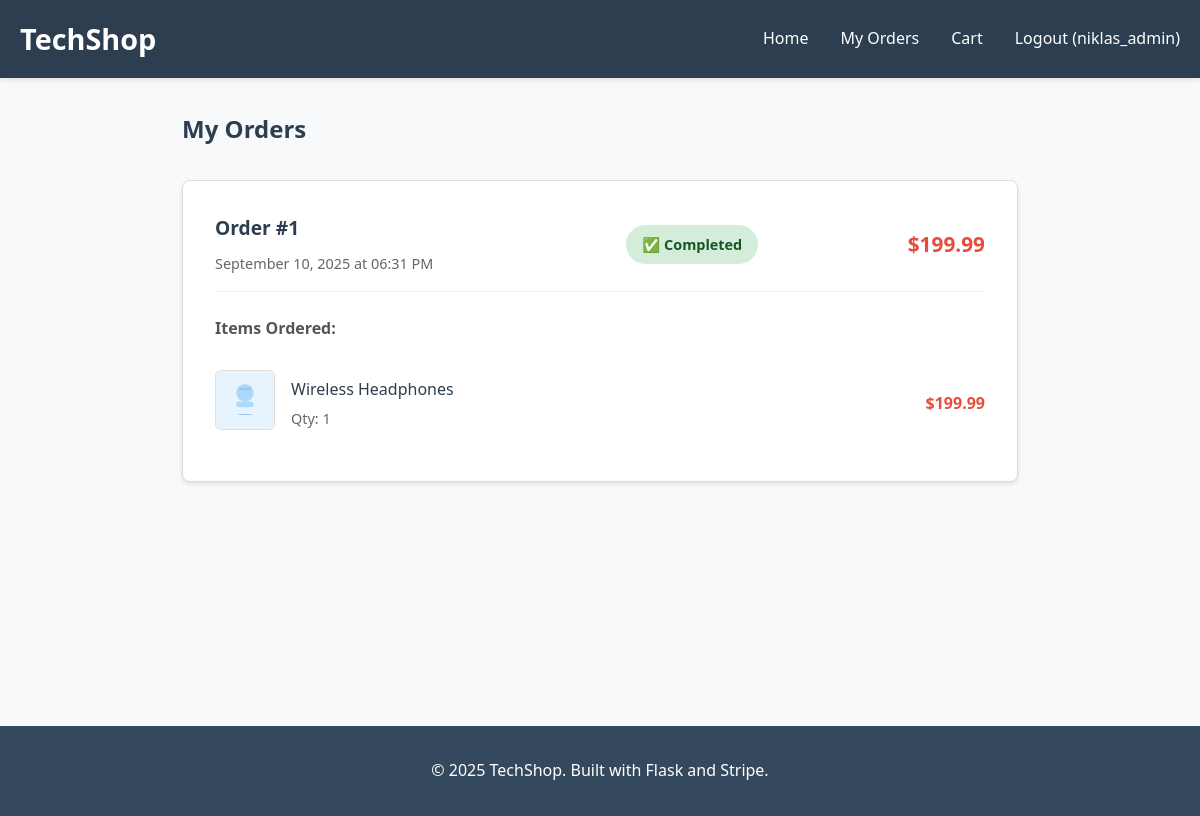
/orders (signed in), run on the app's committed database.
### tables this page shows
CREATE TABLE orders (
                id INTEGER PRIMARY KEY AUTOINCREMENT,
                user_id INTEGER,
                total_amount DECIMAL(10, 2),
                status TEXT DEFAULT 'pending',
                stripe_payment_id TEXT,
                created_at TIMESTAMP DEFAULT CURRENT_TIMESTAMP,
                FOREIGN KEY (user_id) REFERENCES users (id)
            );

CREATE TABLE order_items (
                id INTEGER PRIMARY KEY AUTOINCREMENT,
                order_id INTEGER,
                product_id INTEGER,
                quantity INTEGER,
                price DECIMAL(10, 2),
                FOREIGN KEY (order_id) REFERENCES orders (id),
                FOREIGN KEY (product_id) REFERENCES products (id)
            );

CREATE TABLE products (
                id INTEGER PRIMARY KEY AUTOINCREMENT,
                name TEXT NOT NULL,
                description TEXT,
                price DECIMAL(10, 2) NOT NULL,
                image_url TEXT,
                stock INTEGER DEFAULT 0,
                category TEXT,
                created_at TIMESTAMP DEFAULT CURRENT_TIMESTAMP
            );

### app.py (the view)
@app.route('/orders')
def orders():
    if 'user_id' not in session:
        flash('Please login to view orders.', 'error')
        return redirect(url_for('login'))
    conn = db.get_connection()
    cursor = conn.cursor()
    cursor.execute('SELECT id, total_amount, status, created_at FROM orders WHERE user_id = ? ORDER BY created_at DESC', (session['user_id'],))
    orders_data = cursor.fetchall()
    orders_list = []
    for order_row in orders_data:
        order_id, total_amount, status, created_at = order_row
        cursor.execute('''
            SELECT oi.quantity, oi.price, p.name, p.image_url
            FROM order_items oi
            JOIN products p ON oi.product_id = p.id
            WHERE oi.order_id = ?
        ''', (order_id,))
        items_data = cursor.fetchall()
        order_items_list = []
        for item_row in items_data:
            quantity, price, product_name, image_url = item_row
            item_dict = {
                'quantity': quantity,
                'price': price,
                'product': {'name': product_name, 'image_url': image_url}
            }
            order_items_list.append(item_dict)
        try:
            created_at_dt = datetime.strptime(created_at, '%Y-%m-%d %H:%M:%S')
        except:
            created_at_dt = datetime.now()
        order_dict = {
            'id': order_id,
            'total_amount': total_amount,
            'status': status,
            'created_at': created_at_dt,
            'order_items': order_items_list
        }
        orders_list.append(order_dict)
    conn.close()
    return render_template('orders.html', orders=orders_list)

### app.py (called while the page is built, shortened)
def get_cart_total():
    if 'cart' not in session:
        return 0, 0

@app.context_processor
def inject_cart_info():
    total, count = get_cart_total()
    return dict(cart_total=total, cart_count=count)

    def get_connection(self):
        return sqlite3.connect('ecommerce.db')

### templates/orders.html (shortened to what this page needs)
{% extends "base.html" %}
{% block content %}
<div class="orders-container">
    <h2>My Orders</h2>
    {% if orders %}
        <div class="orders-list">
            {% for order in orders %}
            <div class="order-card">
                <div class="order-header">
                    <div class="order-info">
                        <h3>Order #{{ order.id }}</h3>
                        <p class="order-date">{{ order.created_at.strftime('%B %d, %Y at %I:%M %p') }}</p>
                    </div>
                    <div class="order-status">
                        {% if order.status == 'completed' %}
                            <span class="status completed">✅ Completed</span>
                        {% elif order.status == 'processing' %}
                            <span class="status processing">🔄 Processing</span>
                        {% elif order.status == 'shipped' %}
                            <span class="status shipped">🚚 Shipped</span>
                        {% else %}
                            <span class="status pending">⏳ Pending</span>
                        {% endif %}
                    </div>
                    <div class="order-total">
                        <span class="total-amount">${{ "%.2f"|format(order.total_amount) }}</span>
                    </div>
                </div>
                <div class="order-items">
                    <h4>Items Ordered:</h4>
                    {% for item in order.order_items %}
                    <div class="order-item">
                        <div class="item-image">
                            <img src="{{ item.product.image_url }}" alt="{{ item.product.name }}" class="product-image">
                        </div>
                        <div class="item-details">
                            <span class="item-name">{{ item.product.name }}</span>
                            <span class="item-quantity">Qty: {{ item.quantity }}</span>
                        </div>
                        <div class="item-price">
                            ${{ "%.2f"|format(item.price * item.quantity) }}
                        </div>
                    </div>
                    {% endfor %}
                </div>
            </div>
            {% endfor %}
        </div>
    {% else %}
        <div class="no-orders">
            <h3>No Orders Yet</h3>
            <p>You haven't placed any orders yet. Start shopping to see your orders here!</p>
            <a href="{{ url_for('index') }}" class="btn btn-primary">Start Shopping</a>
        </div>
    {% endif %}
</div>
{% endblock %}

### templates/base.html (style rules this page uses)
* { margin: 0; padding: 0; box-sizing: border-box; }
body { font-family: 'Segoe UI', Tahoma, Geneva, Verdana, sans-serif; line-height: 1.6; color: #333; background-color: #f8f9fa; }

### templates/orders.html (style rules this page uses)
.orders-container { max-width: 900px; margin: 0 auto; padding: 2rem; }
.orders-container h2 { margin-bottom: 2rem; color: #2c3e50; }
.orders-list { margin-bottom: 2rem; }
.order-card { background: white; border: 1px solid #ddd; border-radius: 8px; padding: 2rem; margin-bottom: 1.5rem; box-shadow: 0 2px 4px rgba(0, 0, 0, 0.1); }
.order-header { display: grid; grid-template-columns: 2fr 1fr 1fr; gap: 1rem; align-items: center; margin-bottom: 1.5rem; padding-bottom: 1rem; border-bottom: 1px solid #eee; }
.order-info h3 { margin: 0 0 0.5rem 0; color: #2c3e50; font-size: 1.2rem; }
.order-date { margin: 0; color: #666; font-size: 0.9rem; }
.order-status { text-align: center; }
.status { padding: 0.5rem 1rem; border-radius: 20px; font-weight: bold; font-size: 0.9rem; display: inline-block; }
.status.completed { background: #d4edda; color: #155724; }
.order-total { text-align: right; }
.total-amount { font-size: 1.3rem; font-weight: bold; color: #e74c3c; }
.order-items h4 { margin: 0 0 1rem 0; color: #555; font-size: 1rem; }
.order-item { display: flex; justify-content: space-between; align-items: center; padding: 0.75rem 0; border-bottom: 1px solid #f0f0f0; gap: 1rem; }
.order-item:last-child { border-bottom: none; }
.item-image { flex-shrink: 0; }
.product-image { width: 60px; height: 60px; object-fit: cover; border-radius: 6px; border: 1px solid #ddd; }
.item-details { display: flex; flex-direction: column; gap: 0.25rem; flex-grow: 1; }
.item-name { font-weight: 500; color: #2c3e50; }
.item-quantity { font-size: 0.9rem; color: #666; }
.item-price { font-weight: bold; color: #e74c3c; }

### data on the page
orders: id "1", created_at "September 10, 2025 at 06:31 PM", status "✅ Completed", total_amount "199.99"
order_items: product.image_url (picture), product.name "Wireless Headphones", quantity "1", item.price*item.quantity "199.99"

### other printed values
{{ session.username }} "niklas_admin"
